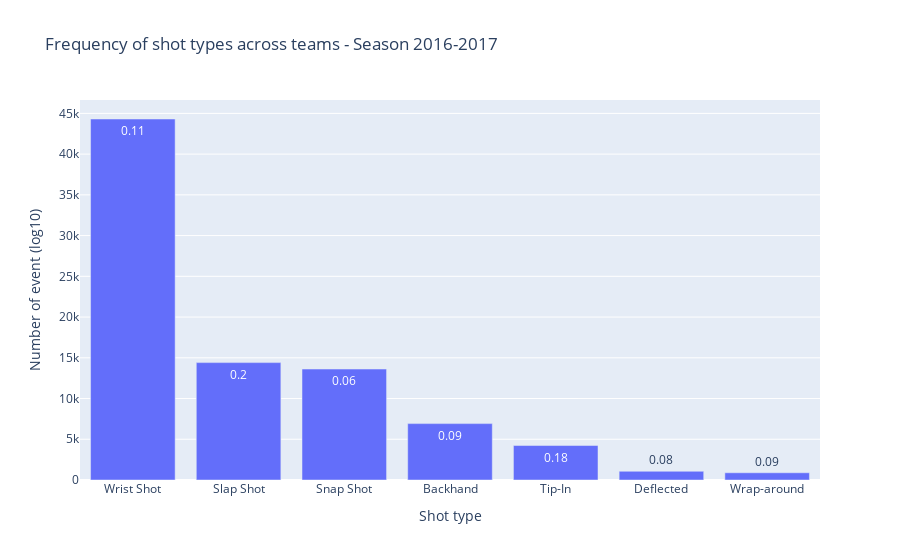

This figure's notebook cell:
### Code cell
fig = px.bar(
    shots_stats,
    x=shots_freq.index,
    y=shots_freq,
    text=shots_ratio.round(2),
    title="Frequency of shot types across teams - Season 2016-2017",
    barmode="group")

fig.update_layout(
    xaxis=dict(title="Shot type"),
    yaxis=dict(title="Number of event (log10)"),
)

fig.show()

### Figure 1 — Plotly figure (JSON) as saved in the notebook; plotly's stock layout.template omitted (floating-point values rounded to 4 significant figures)
{"data": [{"alignmentgroup": "True", "hovertemplate": "x=%{x}<br>y=%{y}<br>text=%{text}<extra></extra>", "legendgroup": "", "marker": {"color": "#636efa", "pattern": {"shape": ""}}, "name": "", "offsetgroup": "", "orientation": "v", "showlegend": false, "text": [0.11, 0.2, 0.06, 0.09, 0.18, 0.08, 0.09], "textposition": "auto", "type": "bar", "x": ["Wrist Shot", "Slap Shot", "Snap Shot", "Backhand", "Tip-In", "Deflected", "Wrap-around"], "xaxis": "x", "y": [44310, 14409, 13618, 6920, 4231, 1069, 886], "yaxis": "y"}], "layout": {"barmode": "group", "legend": {"tracegroupgap": 0}, "title": {"text": "Frequency of shot types across teams - Season 2016-2017"}, "xaxis": {"anchor": "y", "domain": [0, 1], "title": {"text": "Shot type"}}, "yaxis": {"anchor": "x", "domain": [0, 1], "title": {"text": "Number of event (log10)"}}}}
